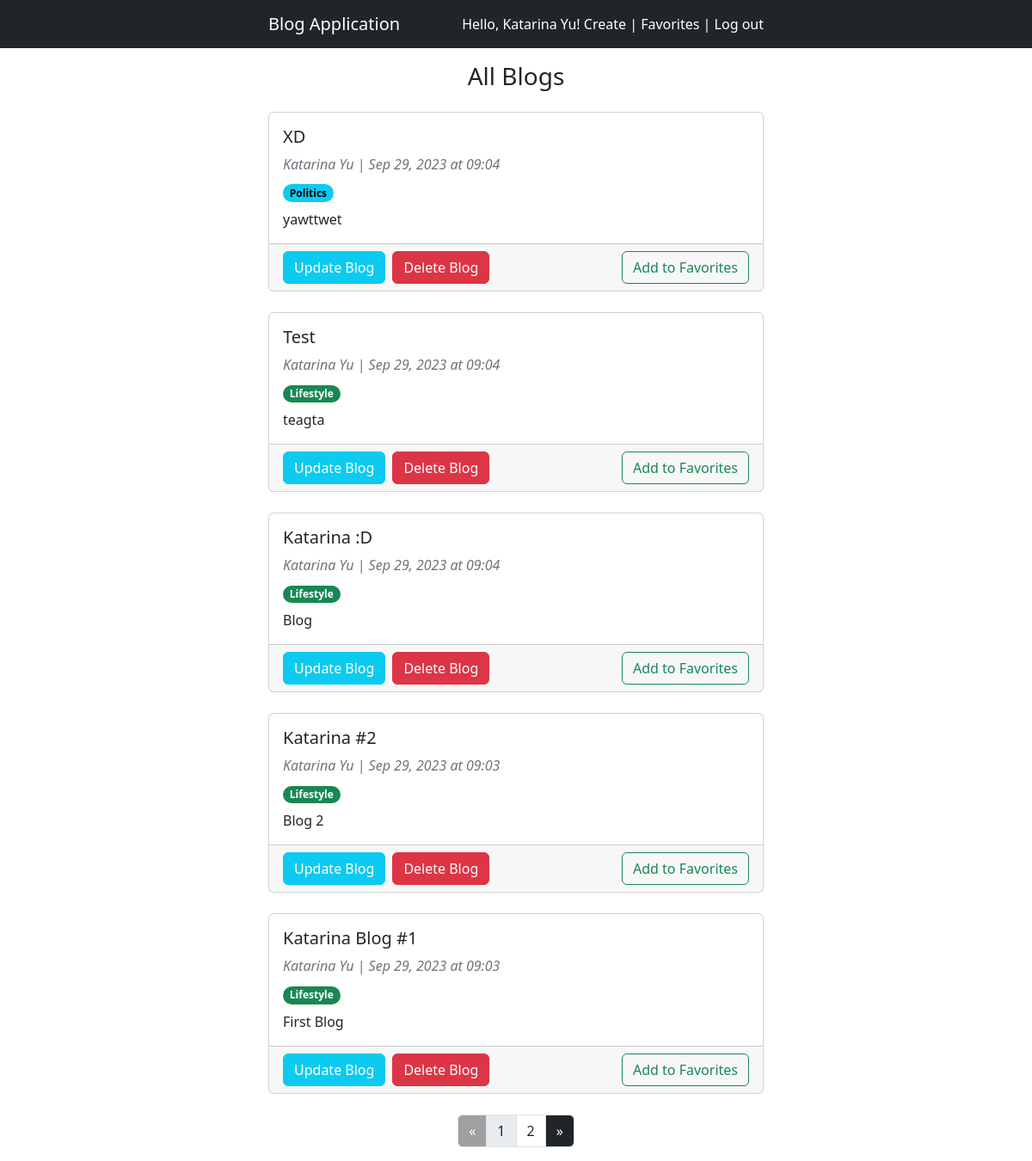
Screenshot of / (signed in) with the database file from the repository.
### blog/models.py (models this page shows, shortened)
class Blog(models.Model):
    user = models.ForeignKey(User, on_delete=models.CASCADE, default = None)
    title = models.CharField(max_length=200)
    category = models.CharField(max_length=200)
    content = models.CharField(max_length=1000)
    created_at = models.DateTimeField('created_at', auto_now_add=True)

### blog/views.py (the view)
# urls.py: path('', views.index, name = 'index'),
@login_required(login_url='login')
def index(request):
    template = 'blog/index.html'
    per_page = 5
    try:
        page_number = int(request.GET.get('page'))
    except (ValueError, TypeError) as _:
        page_number = 1
    offset = page_number * per_page - per_page
    limit = page_number * per_page
    blogs = Blog.objects
    blogs = blogs.all().order_by('-created_at').prefetch_related('user')
    total = len(blogs)
    result = blogs[offset:limit]
    favorites = Favorite.objects.filter(user_id = request.user.id).values_list('blog_id', flat=True)
    context = {
        'favorites': favorites,
        'blogs': result,
        'page': page_number,
        'total': total,
        'range': range(1, math.ceil(total / per_page) + 1)
    }
    return render(request, template, context)

### blog/templatetags/tags.py (called while the page is built)
@register.filter('format_title')
def format_title(title):
    if len(title) > 100:
        return title[:100] + "..."
    return title

@register.filter('format_content')
def format_content(content):
    if len(content) > 100:
        return content[:100] + "..."
    return content

@register.filter('get_previous_page')
def get_previous_page(page):
    if page == 1:
        return page
    return int(page) - 1

@register.filter('get_next_page')
def get_next_page(page, total):
    if page >= len(total):
        return page
    return int(page) + 1

@register.filter('get_color')
def get_color(key):
    category =  {
        'Lifestyle': 'text-bg-success',
        'K-pop': 'text-bg-danger',
        'Sports': 'text-bg-warning',
        'Politics': 'text-bg-info',
        'Entertainment': 'text-bg-secondary',
    }
    return category.get(key, 'text-bg-secondary')

### blog/templates/blog/index.html (shortened to what this page needs)
{% extends 'base.html' %}
{% block content %}
<h3 class="mb-4 text-center">All Blogs</h3>
{% if blogs|length == 0 %}
<p class="fst-italic text-center">No Blogs as of the moment...</p>
{% else %}
{% include 'blog/blog.html' %}
{% include 'blog/pagination.html' %}
{% endif %}
{% endblock %}

### templates/navbar.html
<nav class="navbar navbar-dark navbar-expand-lg bg-dark fixed-top">
  <div class="mx-auto d-flex justify-content-between custom-width container">
    <a class="navbar-brand" href="{% url 'index' %}">Blog Application</a>
    {% if not request.user.is_anonymous %}
      <div>
        <span class="text-white">Hello, {{ request.user.first_name }} {{ request.user.last_name }}!</span>
        <a class="text-decoration-none text-white" href="{% url 'create' %}">Create</a>
        <span class="text-white"> | </span>
        <a class="text-decoration-none text-white" href="{% url 'favorites' %}">Favorites</a>
        <span class="text-white"> | </span>
        <a class="text-decoration-none text-white" href="{% url 'logout' %}">Log out</a>
      </div>
    {% else %}
      <div>
        <a class="text-decoration-none text-white" href="{% url 'login' %}">Log in</a>
        <span class="text-white"> | </span>
        <a class="text-decoration-none text-white" href="{% url 'signup' %}">Sign up</a>
      </div>
    {% endif %}
  </div>
</nav>

### blog/templates/blog/blog.html (shortened to what this page needs)
{% load tags %}
{% for blog in blogs %}
<div class="card mb-4">
    <div class="card-body">
        <h5 class="card-title">
            <a href="{% url 'blog-details' blog.id %}" class="text-decoration-none text-dark">
                {{ blog.title|format_title }}
            </a>
        </h5>
        <div class="mb-2">
            <span class="fst-italic fs-6 text-muted">{{ blog.user.first_name }} {{ blog.user.last_name }} | </span>
            <span class="fst-italic fs-6 text-muted">
                {{ blog.created_at|date:"M d, Y" }} at {{blog.created_at|time:"H:i"}}
            </span>
        </div>
        <div class="mb-2">
            <span class="badge rounded-pill {{ blog.category|get_color }}">{{ blog.category }}</span>
        </div>
        <p class="card-text">{{ blog.content|format_content}}</p>
    </div>
    <div class="card-footer d-flex justify-content-between">
        {% if request.user == blog.user %}
        <div class="d-flex justify-content-between">
            <a href="{% url 'update' blog.id %}" class="btn btn-info text-white me-2">Update Blog</a>
            <form action="{% url 'delete' blog.id %}" method="DELETE">
                <button class="btn btn-danger">Delete Blog</button>
            </form>
        </div>
        {% else %}
        <div class="d-flex justify-content-between"></div>
        {% endif %}
        <form action="{% url 'add_favorites' blog.id %}" method="POST">
            {% if blog.id in favorites %}
            <button class="btn btn-outline-danger">Remove from Favorites</button>
            {% else %}
            <button class="btn btn-outline-success">Add to Favorites</button>
            {% endif %}
        </form>
    </div>
</div>
{% endfor %}

### blog/static/blog/style.css (style rules this page uses)
.custom-width { width: 50%; }

### rows the page displays
Blog: title "XD", user.first_name "Katarina", user.last_name "Yu", created_at "Sep 29, 2023", created_at "09:04", category "Politics", content "yawttwet", shows "Update Blog", shows "Add to Favorites"
Blog: title "Test", user.first_name "Katarina", user.last_name "Yu", created_at "Sep 29, 2023", created_at "09:04", category "Lifestyle", content "teagta", shows "Update Blog", shows "Add to Favorites"
Blog: title "Katarina :D", user.first_name "Katarina", user.last_name "Yu", created_at "Sep 29, 2023", created_at "09:04", category "Lifestyle", content "Blog", shows "Update Blog", shows "Add to Favorites"
Blog: title "Katarina #2", user.first_name "Katarina", user.last_name "Yu", created_at "Sep 29, 2023", created_at "09:03", category "Lifestyle", content "Blog 2", shows "Update Blog", shows "Add to Favorites"
Blog: title "Katarina Blog #1", user.first_name "Katarina", user.last_name "Yu", created_at "Sep 29, 2023", created_at "09:03", category "Lifestyle", content "First Blog", shows "Update Blog", shows "Add to Favorites"

### other values shown
{{ request.user.first_name }} "Katarina"
{{ request.user.last_name }} "Yu"
{{ i }} "1" "2"
